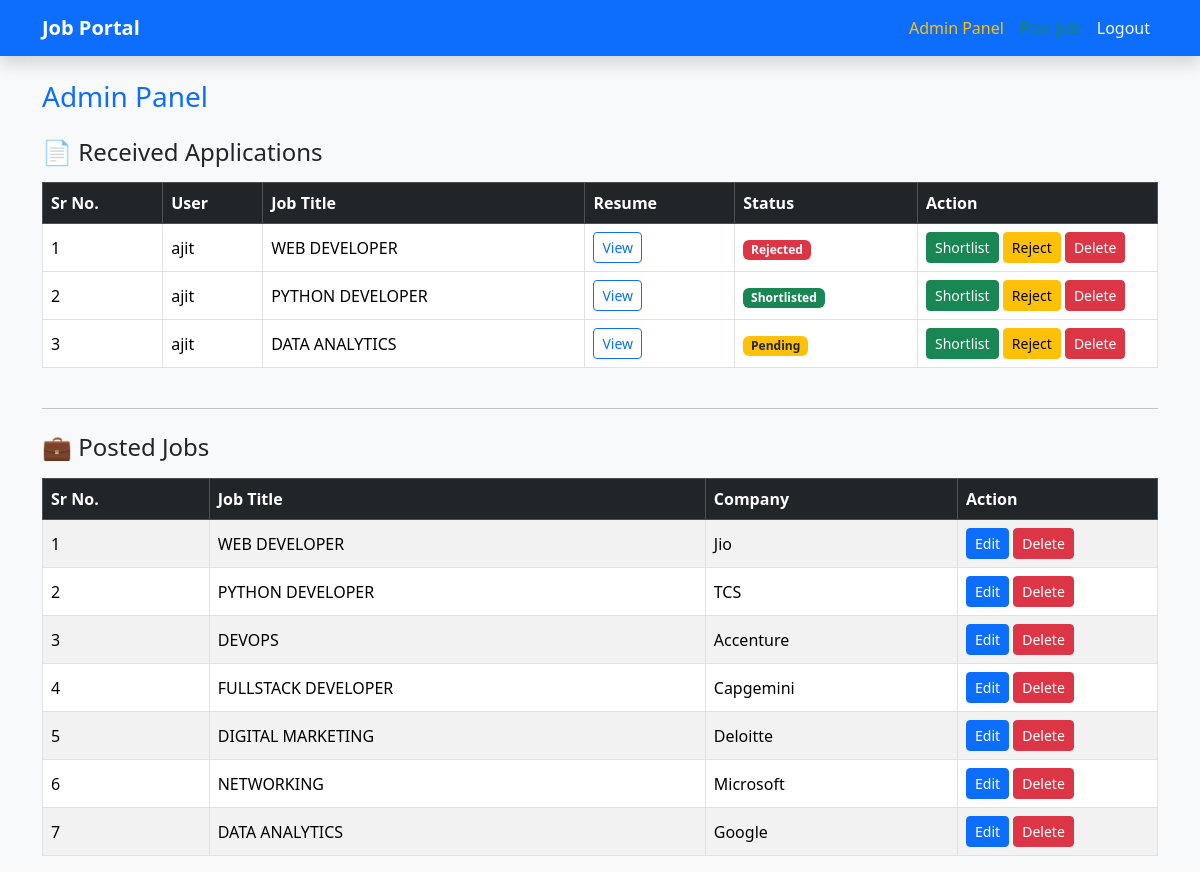
Page /admin (signed in) on the committed database.
### tables this page shows
CREATE TABLE applications(
id INTEGER PRIMARY KEY,
username TEXT,
job_title TEXT,
resume TEXT
, status TEXT DEFAULT 'Pending');

CREATE TABLE jobs(
        id INTEGER PRIMARY KEY,
        title TEXT,
        company TEXT
    );

### app.py (the view)
    def wrapper(*args, **kwargs):
        if session.get('is_admin') != 1:
            flash("Admins only!", "danger")
            return redirect("/dashboard")
        return f(*args, **kwargs)

### app.py (called while the page is built)
def get_db():
    return sqlite3.connect("database.db")

def login_required(f):
    def wrapper(*args, **kwargs):
        if 'user' not in session:
            flash("Please login first!", "warning")
            return redirect("/login")
        return f(*args, **kwargs)
    wrapper.__name__ = f.__name__
    return wrapper

def admin_required(f):
    def wrapper(*args, **kwargs):
        if session.get('is_admin') != 1:
            flash("Admins only!", "danger")
            return redirect("/dashboard")
        return f(*args, **kwargs)
    wrapper.__name__ = f.__name__
    return wrapper

@app.route("/admin")
@login_required
@admin_required
def admin():
    db = get_db()
    users = db.execute("SELECT * FROM users").fetchall()
    jobs = db.execute("SELECT * FROM jobs").fetchall()
    apps = db.execute("SELECT * FROM applications").fetchall()  # all applications
    db.close()
    return render_template("admin.html", users=users, jobs=jobs, apps=apps)

### templates/admin.html
{% extends "base.html" %}
{% block content %}
<h3 class="mb-4 text-primary">Admin Panel</h3>
<h4 class="mb-3">📄 Received Applications</h4>
{% if apps %}
<div class="table-responsive">
  <table class="table table-bordered table-hover align-middle">
    <thead class="table-dark">
      <tr>
        <th>Sr No.</th>
        <th>User</th>
        <th>Job Title</th>
        <th>Resume</th>
        <th>Status</th>
        <th style="width:240px">Action</th>
      </tr>
    </thead>
    <tbody>
      {% for a in apps %}
      <tr>
        <td>{{ loop.index }}</td>
        <td>{{ a[1] }}</td>
        <td>{{ a[2] }}</td>
        <td>
          {% if a[3] %}
            <a href="{{ url_for('static', filename='uploads/' ~ a[3]) }}"
               target="_blank" class="btn btn-outline-primary btn-sm">
               View
            </a>
          {% else %}
            <span class="text-muted">N/A</span>
          {% endif %}
        </td>
        <td>
          {% if a[4] == "Shortlisted" %}
            <span class="badge bg-success">Shortlisted</span>
          {% elif a[4] == "Rejected" %}
            <span class="badge bg-danger">Rejected</span>
          {% else %}
            <span class="badge bg-warning text-dark">Pending</span>
          {% endif %}
        </td>
        <td>
          <a href="/update_status/{{ a[0] }}/Shortlisted"
             class="btn btn-success btn-sm">Shortlist</a>
          <a href="/update_status/{{ a[0] }}/Rejected"
             class="btn btn-warning btn-sm">Reject</a>
          <a href="/delete_application/{{ a[0] }}"
             class="btn btn-danger btn-sm"
             onclick="return confirm('Delete this application?');">
             Delete
          </a>
        </td>
      </tr>
      {% endfor %}
    </tbody>
  </table>
</div>
{% else %}
<p class="text-muted">No applications yet.</p>
{% endif %}
<hr class="my-4">
<h4 class="mb-3">💼 Posted Jobs</h4>
{% if jobs %}
<div class="table-responsive">
<table class="table table-bordered table-striped align-middle">
    <thead class="table-dark">
        <tr>
            <th>Sr No.</th>
            <th>Job Title</th>
            <th>Company</th>
            <th style="width:200px">Action</th>
        </tr>
    </thead>
    <tbody>
        {% for j in jobs %}
        <tr>
            <td>{{ loop.index }}</td>
            <td>{{ j[1] }}</td>
            <td>{{ j[2] }}</td>
            <td>
                <a href="/edit_job/{{ j[0] }}" class="btn btn-primary btn-sm">
                  Edit
                </a>
                <a href="/delete_job/{{ j[0] }}"
                   class="btn btn-danger btn-sm"
                   onclick="return confirm('Delete this job and all its applications?');">
                   Delete
                </a>
            </td>
        </tr>
        {% endfor %}
    </tbody>
</table>
</div>
{% else %}
<p class="text-muted">No jobs posted.</p>
{% endif %}
{% endblock %}

### rows in the picture
applications: username "ajit", job_title "WEB DEVELOPER", status "Rejected"
applications: username "ajit", job_title "PYTHON DEVELOPER", status "Shortlisted"
applications: username "ajit", job_title "DATA ANALYTICS", status "Pending"
jobs: title "WEB DEVELOPER", company "Jio"
jobs: title "PYTHON DEVELOPER", company "TCS"
jobs: title "DEVOPS", company "Accenture"
jobs: title "FULLSTACK DEVELOPER", company "Capgemini"
jobs: title "DIGITAL MARKETING", company "Deloitte"
jobs: title "NETWORKING", company "Microsoft"
jobs: title "DATA ANALYTICS", company "Google"
